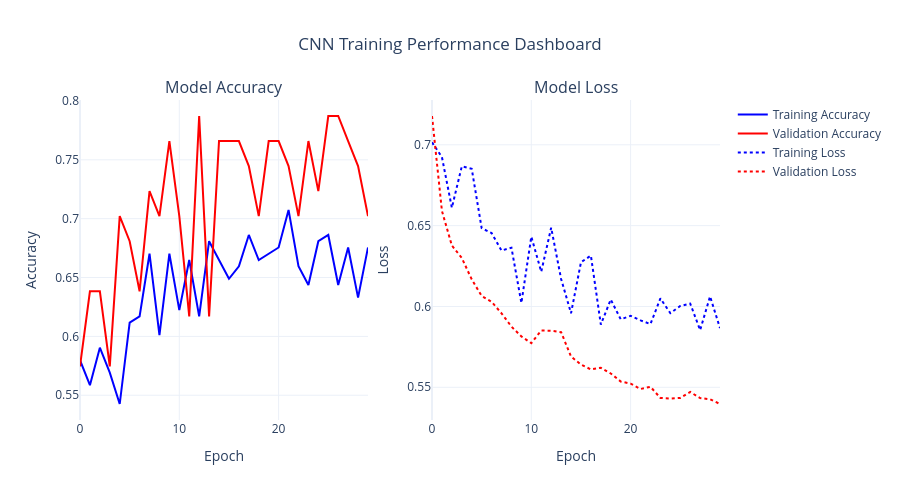

Notebook cell for this chart:
### Code cell
import matplotlib.pyplot as plt
from tensorflow.keras.callbacks import EarlyStopping, ModelCheckpoint
import plotly.graph_objects as go
from plotly.subplots import make_subplots


print("--- Initializing Training Protocol ---")

# 1. Define the Callbacks (The Safety Nets)
early_stop = EarlyStopping(
    monitor='val_loss', 
    patience=5, # Wait 5 epochs without improvement before stopping
    restore_best_weights=True,
    verbose=1
)

checkpoint = ModelCheckpoint(
    filepath="best_alzheimer_cnn.keras",
    monitor="val_accuracy",
    save_best_only=True,
    verbose=1
)

# 2. Execute the Training Loop
EPOCHS = 30 # Maximum number of rounds

print(f"Commencing training for up to {EPOCHS} Epochs...")

history = model.fit(
    train_generator,
    epochs=EPOCHS,
    validation_data=val_generator,
    callbacks=[early_stop, checkpoint]
)

print("\n--- Training Complete ---")

print("Generating Interactive Plotly Dashboard...")

# 1. Create a 1x2 subplot layout
fig = make_subplots(
    rows=1, cols=2, 
    subplot_titles=('Model Accuracy', 'Model Loss')
)

# 2. Add Accuracy Traces (Left Graph)
fig.add_trace(
    go.Scatter(
        y=history.history['accuracy'], 
        mode='lines', 
        name='Training Accuracy', 
        line=dict(color='blue')
    ),
    row=1, col=1
)
fig.add_trace(
    go.Scatter(
        y=history.history['val_accuracy'], 
        mode='lines', 
        name='Validation Accuracy', 
        line=dict(color='red')
    ),
    row=1, col=1
)

# 3. Add Loss Traces (Right Graph)
fig.add_trace(
    go.Scatter(
        y=history.history['loss'], 
        mode='lines', 
        name='Training Loss', 
        line=dict(color='blue', dash='dot') # Dashed line for distinction
    ),
    row=1, col=2
)
fig.add_trace(
    go.Scatter(
        y=history.history['val_loss'], 
        mode='lines', 
        name='Validation Loss', 
        line=dict(color='red', dash='dot')
    ),
    row=1, col=2
)

# 4. Professional Layout Formatting
fig.update_layout(
    title_text='CNN Training Performance Dashboard',
    title_x=0.5, # Center the title
    template='plotly_white',
    hovermode='x unified', # Shows all data points for an epoch on hover
    showlegend=True,
    height=500
)

# Set axes titles
fig.update_xaxes(title_text='Epoch', row=1, col=1)
fig.update_xaxes(title_text='Epoch', row=1, col=2)
fig.update_yaxes(title_text='Accuracy', row=1, col=1)
fig.update_yaxes(title_text='Loss', row=1, col=2)

# 5. Render the interactive plot
fig.show()

### Figure 1 — Plotly figure (JSON) as saved in the notebook; plotly's stock layout.template omitted (floating-point values rounded to 4 significant figures)
{"data": [{"line": {"color": "blue"}, "mode": "lines", "name": "Training Accuracy", "type": "scatter", "xaxis": "x", "y": [0.5798, 0.5585, 0.5904, 0.5691, 0.5426, 0.6117, 0.617, 0.6702, 0.6011, 0.6702, 0.6223, 0.6649, 0.617, 0.6809, 0.6649, 0.6489, 0.6596, 0.6862, 0.6649, 0.6702, 0.6755, 0.7074, 0.6596, 0.6436, 0.6809, 0.6862, 0.6436, 0.6755, 0.633, 0.6755], "yaxis": "y"}, {"line": {"color": "red"}, "mode": "lines", "name": "Validation Accuracy", "type": "scatter", "xaxis": "x", "y": [0.5745, 0.6383, 0.6383, 0.5745, 0.7021, 0.6809, 0.6383, 0.7234, 0.7021, 0.766, 0.7021, 0.617, 0.7872, 0.617, 0.766, 0.766, 0.766, 0.7447, 0.7021, 0.766, 0.766, 0.7447, 0.7021, 0.766, 0.7234, 0.7872, 0.7872, 0.766, 0.7447, 0.7021], "yaxis": "y"}, {"line": {"color": "blue", "dash": "dot"}, "mode": "lines", "name": "Training Loss", "type": "scatter", "xaxis": "x2", "y": [0.7015, 0.6924, 0.661, 0.6867, 0.6852, 0.6484, 0.6454, 0.6346, 0.6363, 0.6022, 0.6431, 0.6215, 0.6487, 0.617, 0.5958, 0.6273, 0.6315, 0.5888, 0.6043, 0.5921, 0.5942, 0.5914, 0.5891, 0.605, 0.5959, 0.6003, 0.6018, 0.5854, 0.6062, 0.5866], "yaxis": "y2"}, {"line": {"color": "red", "dash": "dot"}, "mode": "lines", "name": "Validation Loss", "type": "scatter", "xaxis": "x2", "y": [0.7178, 0.6591, 0.6377, 0.63, 0.6168, 0.6065, 0.6029, 0.5958, 0.5875, 0.5815, 0.5773, 0.5851, 0.585, 0.5841, 0.569, 0.5641, 0.5611, 0.5621, 0.5586, 0.5536, 0.5523, 0.549, 0.5503, 0.5434, 0.543, 0.5434, 0.5471, 0.5434, 0.5426, 0.5397], "yaxis": "y2"}], "layout": {"annotations": [{"font": {"size": 16}, "showarrow": false, "text": "Model Accuracy", "x": 0.225, "xanchor": "center", "xref": "paper", "y": 1, "yanchor": "bottom", "yref": "paper"}, {"font": {"size": 16}, "showarrow": false, "text": "Model Loss", "x": 0.775, "xanchor": "center", "xref": "paper", "y": 1, "yanchor": "bottom", "yref": "paper"}], "height": 500, "hovermode": "x unified", "showlegend": true, "title": {"text": "CNN Training Performance Dashboard", "x": 0.5}, "xaxis": {"anchor": "y", "domain": [0, 0.45], "title": {"text": "Epoch"}}, "xaxis2": {"anchor": "y2", "domain": [0.55, 1], "title": {"text": "Epoch"}}, "yaxis": {"anchor": "x", "domain": [0, 1], "title": {"text": "Accuracy"}}, "yaxis2": {"anchor": "x2", "domain": [0, 1], "title": {"text": "Loss"}}}}
